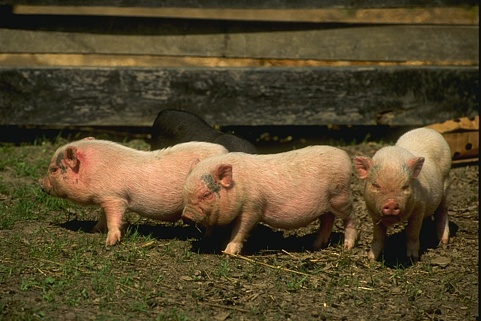
%> input picture HW2/HW2_images/HW2_images/Pig.jpg, 481 x 321 px
$ octave HW2P1b.m   (GNU Octave 9; MATLAB toolbox functions it lacks are replaced by stand-ins)
%> lines starting %> are read from the running program, lines starting %| are printed output that depends on the picture
% Name: Changjun Zai
% ID: 1127473900
% Email: czai@usc.edu
% Date: February 20, 2022

image = imread('Pig.jpg');
%> image is the input picture: size 321x481x3 uint8; mean R, G, B 87, 73.4, 44.5
image = rgb2gray(image);
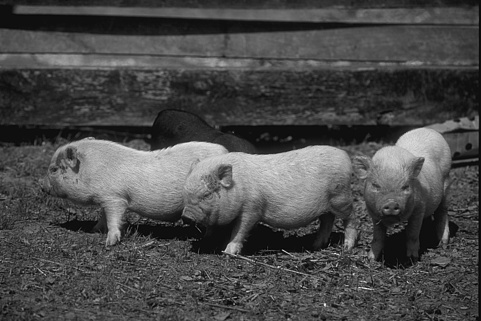
%> image: size 321x481 uint8; min 1, max 243, mean 74.1
image = double(image);
%> image: size 321x481 double

sigma = 1;
gausFilter = fspecial('gaussian', [3,3], sigma);
image= imfilter(image, gausFilter, 'replicate');

threshold_low = 0.15;
threshold_high = 0.3;

BW = edge(image, 'Canny', [threshold_low threshold_high]);
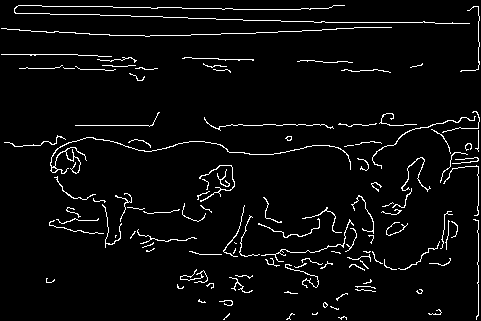
%> BW: size 321x481 logical; 4.2% white in thin lines or dots
figure();
imshow(BW);
title('Canny Edge Detector ');

$ run again, with HW2/HW2_images/HW2_images/ex_boat.jpg copied over HW2/HW2_images/HW2_images/Pig.jpg
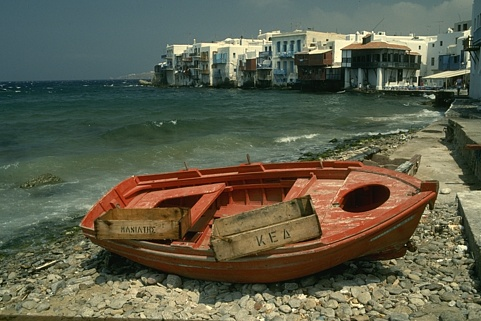
%> input picture HW2/HW2_images/HW2_images/ex_boat.jpg, 481 x 321 px
%> image is the input picture: size 321x481x3 uint8; mean R, G, B 93.8, 94.3, 75.2
%> `image= imfilter(image, gausFilter, 'replicate');`:
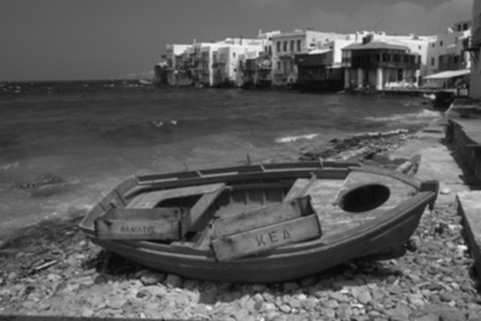
%> image: size 321x481 double; min 10.03, max 249.4, mean 92
%> `BW = edge(image, 'Canny', [threshold_low threshold_high]);`:
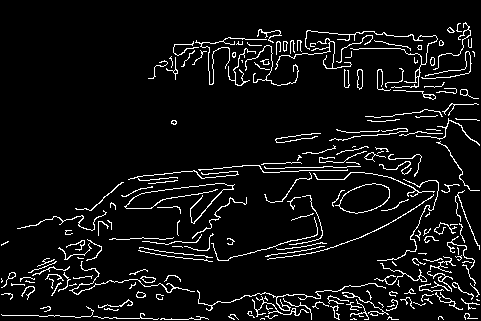
%> BW: size 321x481 logical; 6.7% white in thin lines or dots
